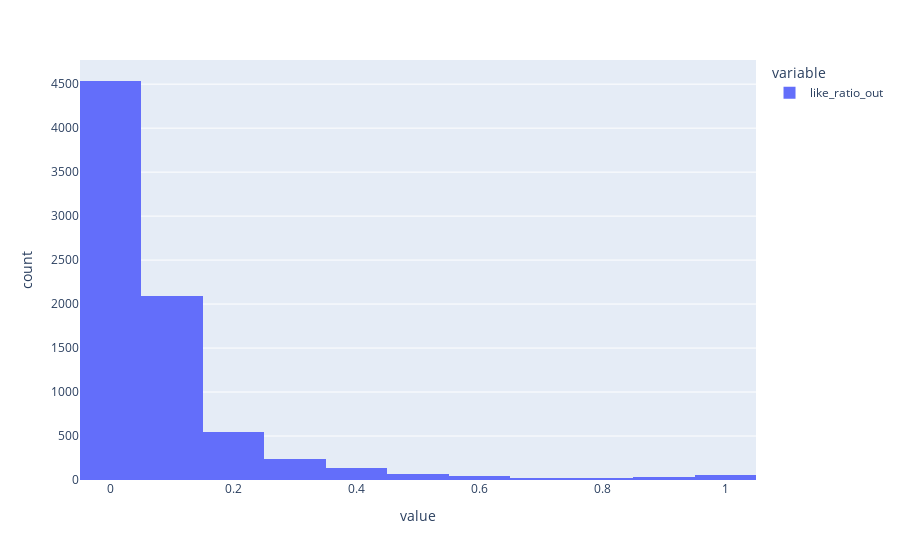

Here is the notebook cell this chart was saved with:
### Code cell
px.histogram(df_res[df_res.gender=='F'].like_ratio_out, nbins=20)

### Figure 1 — Plotly figure (JSON) as saved in the notebook; plotly's stock layout.template omitted (floating-point values rounded to 4 significant figures; data arrays with more than 128 entries replaced by an {"elided": "..."} marker saying what was removed)
{"data": [{"bingroup": "x", "hovertemplate": "variable=like_ratio_out<br>value=%{x}<br>count=%{y}<extra></extra>", "legendgroup": "like_ratio_out", "marker": {"color": "#636efa", "pattern": {"shape": ""}}, "name": "like_ratio_out", "nbinsx": 20, "orientation": "v", "showlegend": true, "type": "histogram", "x": {"elided": "7780 float values"}, "xaxis": "x", "yaxis": "y"}], "layout": {"barmode": "relative", "legend": {"title": {"text": "variable"}, "tracegroupgap": 0}, "margin": {"t": 60}, "xaxis": {"anchor": "y", "domain": [0, 1], "title": {"text": "value"}}, "yaxis": {"anchor": "x", "domain": [0, 1], "title": {"text": "count"}}}}
